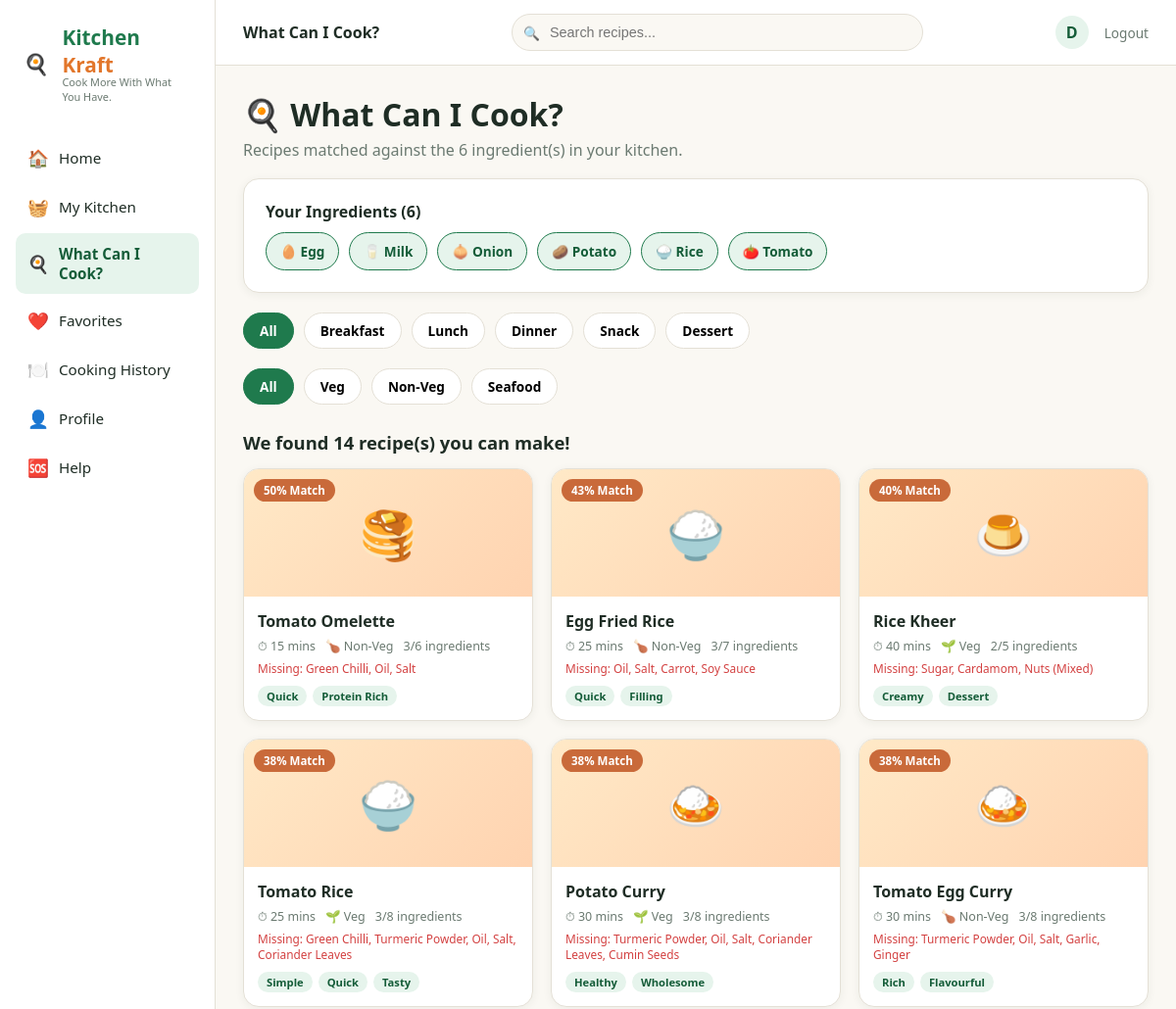
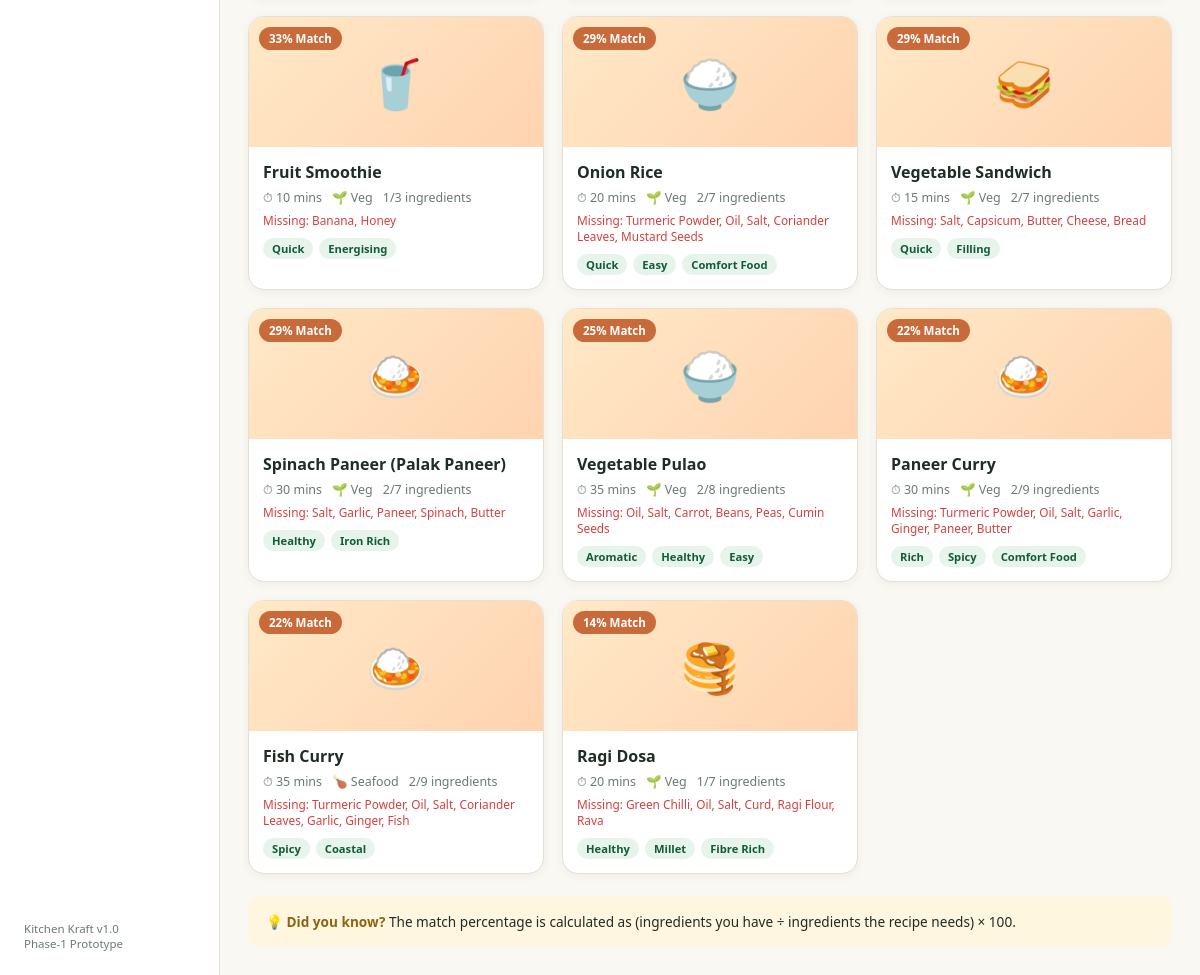
The app's page /what-can-i-cook (signed in) with its own data (2 pictures, top to bottom).
### tables this page shows
CREATE TABLE users (
    user_id       INTEGER PRIMARY KEY AUTOINCREMENT,
    name          TEXT NOT NULL,
    email         TEXT UNIQUE NOT NULL,
    password_hash TEXT NOT NULL,
    food_preference TEXT DEFAULT 'Veg'
);

CREATE TABLE ingredients (
    ingredient_id   INTEGER PRIMARY KEY AUTOINCREMENT,
    ingredient_name TEXT UNIQUE NOT NULL,
    category        TEXT NOT NULL,
    emoji           TEXT DEFAULT '🥘'
);

CREATE TABLE recipes (
    recipe_id     INTEGER PRIMARY KEY AUTOINCREMENT,
    recipe_name   TEXT NOT NULL,
    category      TEXT,
    meal_type     TEXT,
    food_type     TEXT,           -- Veg / Non-Veg / Egg / Seafood
    cooking_time  INTEGER,        -- minutes
    difficulty    TEXT,
    servings      INTEGER,
    description   TEXT,
    instructions  TEXT,           -- JSON list of steps
    tags          TEXT            -- comma separated
);

### app.py (the view)
@app.route("/what-can-i-cook")
@login_required
def what_can_i_cook():
    db = get_db()
    my_ingredients = db.execute(
        """SELECT i.* FROM user_kitchen uk JOIN ingredients i
           ON i.ingredient_id = uk.ingredient_id WHERE uk.user_id = ?
           ORDER BY i.ingredient_name""",
        (session["user_id"],),
    ).fetchall()
    db.close()
    ids = [i["ingredient_id"] for i in my_ingredients]
    meal_type = request.args.get("meal_type", "All")
    food_type = request.args.get("food_type", "All")
    results = match_recipes(ids, meal_type, food_type) if ids else []
    return render_template(
        "what_can_i_cook.html",
        my_ingredients=my_ingredients,
        results=results,
        meal_type=meal_type,
        food_type=food_type,
        user=current_user(),
    )

### app.py (called while the page is built)
def login_required(view):
    @wraps(view)
    def wrapped(*args, **kwargs):
        if "user_id" not in session:
            flash("Please log in to continue.", "error")
            return redirect(url_for("login"))
        return view(*args, **kwargs)
    return wrapped

@app.context_processor
def inject_helpers():
    def recipe_emoji(recipe):
        return CATEGORY_EMOJI.get(recipe["category"], "🍽️")
    return dict(recipe_emoji=recipe_emoji)

def current_user():
    if "user_id" not in session:
        return None
    db = get_db()
    user = db.execute("SELECT * FROM users WHERE user_id = ?", (session["user_id"],)).fetchone()
    db.close()
    return user

### database.py (called while the page is built)
def get_db():
    conn = sqlite3.connect(DB_PATH)
    conn.row_factory = sqlite3.Row
    conn.execute("PRAGMA foreign_keys = ON")
    return conn

### templates/what_can_i_cook.html (shortened to what this page needs)
{% extends "base.html" %}
{% block header_title %}What Can I Cook?{% endblock %}
{% block content %}
<h1 style="margin-bottom:4px;">🍳 What Can I Cook?</h1>
<p style="color:var(--text-light); margin-bottom:18px;">Recipes matched against the {{ my_ingredients|length }} ingredient(s) in your kitchen.</p>
{% if not my_ingredients %}
  <div class="empty-state panel">
    <div class="emoji">🧺</div>
    <p>Your kitchen is empty. <a href="{{ url_for('my_kitchen') }}" style="color:var(--green-dark); font-weight:700;">Add some ingredients</a> to get recipe matches.</p>
  </div>
{% else %}
<div class="panel" style="margin-bottom:20px;">
  <strong>Your Ingredients ({{ my_ingredients|length }})</strong>
  <div class="ing-list" style="margin-top:10px;">
    {% for i in my_ingredients %}
      <span class="ing-chip checked">{{ i['emoji'] }} {{ i['ingredient_name'] }}</span>
    {% endfor %}
  </div>
</div>
<form method="GET" id="filterForm">
  <div class="filter-row">
    {% for mt in ['All','Breakfast','Lunch','Dinner','Snack','Dessert'] %}
      <button type="submit" name="meal_type" value="{{ mt }}" class="filter-pill {{ 'active' if meal_type==mt }}">{{ mt }}</button>
    {% endfor %}
  </div>
  <div class="filter-row">
    {% for ft in ['All','Veg','Non-Veg','Seafood'] %}
      <button type="submit" name="food_type" value="{{ ft }}" class="filter-pill {{ 'active' if food_type==ft }}">{{ ft }}</button>
    {% endfor %}
  </div>
</form>
<div class="section-title"><h2>We found {{ results|length }} recipe(s) you can make!</h2></div>
{% if results %}
<div class="recipe-grid">
  {% for r in results %}
  {% set recipe = r['recipe'] %}
  <a class="recipe-card" href="{{ url_for('recipe_details', recipe_id=recipe['recipe_id']) }}">
    <div class="recipe-img food-emoji-bg">
      <span class="match-badge {{ 'match-high' if r['match_pct']>=90 else ('match-mid' if r['match_pct']>=60 else 'match-low') }}">{{ r['match_pct'] }}% Match</span>
      {{ recipe_emoji(recipe) }}
    </div>
    <div class="recipe-body">
      <div class="recipe-name">{{ recipe['recipe_name'] }}</div>
      <div class="recipe-meta">
        <span>⏱ {{ recipe['cooking_time'] }} mins</span>
        <span>{{ '🌱' if recipe['food_type']=='Veg' else '🍗' }} {{ recipe['food_type'] }}</span>
        <span>{{ r['have_count'] }}/{{ r['total_count'] }} ingredients</span>
      </div>
      {% if r['missing'] %}
        <div class="missing-tag">Missing: {{ r['missing']|join(', ') }}</div>
      {% endif %}
      <div class="tag-row">
        {% for t in recipe['tags'].split(',') %}<span class="tag-chip">{{ t }}</span>{% endfor %}
      </div>
    </div>
  </a>
  {% endfor %}
</div>
{% else %}
  <div class="empty-state panel">
    <div class="emoji">🤔</div>
    <p>No recipes match your current ingredients and filters yet. Try adding a few more ingredients in My Kitchen.</p>
  </div>
{% endif %}
<div class="pro-tip" style="margin-top:22px;">
  💡 <strong>Did you know?</strong> The match percentage is calculated as (ingredients you have ÷ ingredients the recipe needs) × 100.
</div>
{% endif %}
{% endblock %}

### templates/base.html (shortened to what this page needs)
<!DOCTYPE html>
<html lang="en">
<head>
<link rel="stylesheet" href="{{ url_for('static', filename='css/style.css') }}">
</head>
<body>
<div class="app-shell">
  <aside class="sidebar">
    <div class="logo">🍳&nbsp;<span><span class="kitchen">Kitchen</span> <span class="kraft">Kraft</span><span class="logo-tag">Cook More With What You Have.</span></span></div>
    <a class="nav-link {{ 'active' if request.endpoint == 'home' }}" href="{{ url_for('home') }}"><span class="icon">🏠</span> Home</a>
    <a class="nav-link {{ 'active' if request.endpoint == 'my_kitchen' }}" href="{{ url_for('my_kitchen') }}"><span class="icon">🧺</span> My Kitchen</a>
    <a class="nav-link {{ 'active' if request.endpoint == 'what_can_i_cook' }}" href="{{ url_for('what_can_i_cook') }}"><span class="icon">🍳</span> What Can I Cook?</a>
    <a class="nav-link {{ 'active' if request.endpoint == 'favorites' }}" href="{{ url_for('favorites') }}"><span class="icon">❤️</span> Favorites</a>
    <a class="nav-link {{ 'active' if request.endpoint == 'history' }}" href="{{ url_for('history') }}"><span class="icon">🍽️</span> Cooking History</a>
    <a class="nav-link {{ 'active' if request.endpoint == 'profile' }}" href="{{ url_for('profile') }}"><span class="icon">👤</span> Profile</a>
    <a class="nav-link {{ 'active' if request.endpoint == 'help_page' }}" href="{{ url_for('help_page') }}"><span class="icon">🆘</span> Help</a>
    <div class="sidebar-footer">Kitchen Kraft v1.0<br>Phase‑1 Prototype</div>
  </aside>
  <div class="main">
    <header class="topbar">
      <strong>{% block header_title %}Kitchen Kraft{% endblock %}</strong>
      <div class="search-box"><input type="text" placeholder="Search recipes..."></div>
      <div class="topbar-user">
        {% if user %}
        <div class="avatar">{{ user['name'][0]|upper }}</div>
        <a class="logout-link" href="{{ url_for('logout') }}">Logout</a>
        {% endif %}
      </div>
    </header>
    <div class="content">
      {% block content %}{% endblock %}
    </div>
  </div>
</div>
</body>
</html>

### records on screen
users: name "D"
ingredients: emoji "🥚", ingredient_name "Egg"
ingredients: emoji "🥛", ingredient_name "Milk"
ingredients: emoji "🧅", ingredient_name "Onion"
ingredients: emoji "🥔", ingredient_name "Potato"
ingredients: emoji "🍚", ingredient_name "Rice"
ingredients: emoji "🍅", ingredient_name "Tomato"
recipes: recipe_name "Tomato Omelette", cooking_time "15", food_type "🍗", food_type "Non-Veg"
recipes: recipe_name "Egg Fried Rice", cooking_time "25", food_type "🍗", food_type "Non-Veg"
recipes: recipe_name "Rice Kheer", cooking_time "40", food_type "🌱", food_type "Veg"
recipes: recipe_name "Tomato Rice", cooking_time "25", food_type "🌱", food_type "Veg"
recipes: recipe_name "Potato Curry", cooking_time "30", food_type "🌱", food_type "Veg"
recipes: recipe_name "Tomato Egg Curry", cooking_time "30", food_type "🍗", food_type "Non-Veg"
recipes: recipe_name "Fruit Smoothie", cooking_time "10", food_type "🌱", food_type "Veg"
recipes: recipe_name "Onion Rice", cooking_time "20", food_type "🌱", food_type "Veg"
recipes: recipe_name "Vegetable Sandwich", cooking_time "15", food_type "🌱", food_type "Veg"
recipes: recipe_name "Spinach Paneer (Palak Paneer)", cooking_time "30", food_type "🌱", food_type "Veg"
recipes: recipe_name "Vegetable Pulao", cooking_time "35", food_type "🌱", food_type "Veg"
recipes: recipe_name "Paneer Curry", cooking_time "30", food_type "🌱", food_type "Veg"
recipes: recipe_name "Fish Curry", cooking_time "35", food_type "🍗", food_type "Seafood"
recipes: recipe_name "Ragi Dosa", cooking_time "20", food_type "🌱", food_type "Veg"

### other values on screen
{{ my_ingredients|length }} "6"
{{ mt }} "All" "Breakfast" "Lunch" "Dinner" "Snack" "Dessert"
{{ ft }} "All" "Veg" "Non-Veg" "Seafood"
{{ results|length }} "14"
{{ r['match_pct'] }} "50" "43" "40" "38" "38" "38" "33" "29" "29" "29" "25" "22" "22" "14"
{{ recipe_emoji(recipe) }} "🥞" "🍚" "🍮" "🍚" "🍛" "🍛" "🥤" "🍚" "🥪" "🍛" "🍚" "🍛" "🍛" "🥞"
{{ r['have_count'] }} "3" "3" "2" "3" "3" "3" "1" "2" "2" "2" "2" "2" "2" "1"
{{ r['total_count'] }} "6" "7" "5" "8" "8" "8" "3" "7" "7" "7" "8" "9" "9" "7"
{{ r['missing']|join(', ') }} "Green Chilli, Oil, Salt" "Oil, Salt, Carrot, Soy Sauce" "Sugar, Cardamom, Nuts (Mixed)" "Green Chilli, Turmeric Powder, Oil, Salt, Coriander Leaves" "Turmeric Powder, Oil, Salt, Coriander Leaves, Cumin Seeds" "Turmeric Powder, Oil, Salt, Garlic, Ginger" "Banana, Honey" "Turmeric Powder, Oil, Salt, Coriander Leaves, Mustard Seeds" "Salt, Capsicum, Butter, Cheese, Bread" "Salt, Garlic, Paneer, Spinach, Butter" "Oil, Salt, Carrot, Beans, Peas, Cumin Seeds" "Turmeric Powder, Oil, Salt, Garlic, Ginger, Paneer, Butter" "Turmeric Powder, Oil, Salt, Coriander Leaves, Garlic, Ginger, Fish" "Green Chilli, Oil, Salt, Curd, Ragi Flour, Rava"
{{ t }} "Quick" "Protein Rich" "Quick" "Filling" "Creamy" "Dessert" "Simple" "Quick" "Tasty" "Healthy" "Wholesome" "Rich" "Flavourful" "Quick" "Energising" "Quick" "Easy" "Comfort Food" "Quick" "Filling" "Healthy" "Iron Rich" "Aromatic" "Healthy" "Easy" "Rich" "Spicy" "Comfort Food" "Spicy" "Coastal" "Healthy" "Millet" "Fibre Rich"
